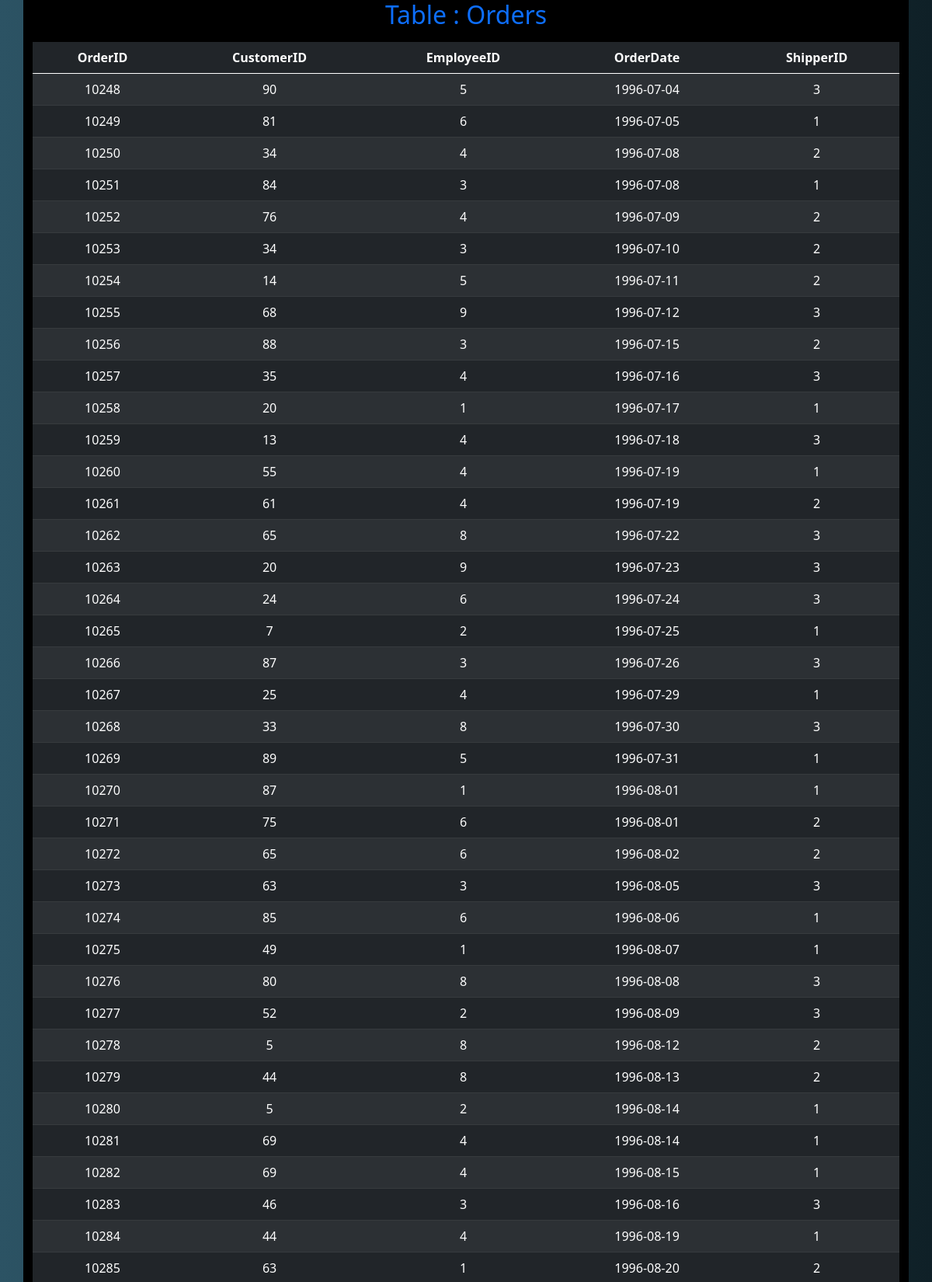
The page /orders (upper part) on the database its author committed.
### tables this page shows
CREATE TABLE Orders(
    OrderID INTEGER PRIMARY KEY AUTOINCREMENT,
    CustomerID INTEGER,
    EmployeeID INTEGER,
    OrderDate DATETIME,
    ShipperID INTEGER,
    FOREIGN KEY (EmployeeID) REFERENCES Employees (EmployeeID),
    FOREIGN KEY (CustomerID) REFERENCES Customers (CustomerID),
    FOREIGN KEY (ShipperID) REFERENCES Shippers (ShipperID)
);

### main.py (the view)
@app.get("/orders",response_class=HTMLResponse)
def orders(request:Request):
  with engine.connect() as conn:
    lista_by_body = conn.execute(model.Orders.select()).fetchall()
    names_camp = conn.execute(model.Orders.select()).keys()
    name="Orders"
  return templates.TemplateResponse("index.html",{"request":request,
                                                  "name":name,
                                                  "names_camp":names_camp,
                                                  "lista_by_body":lista_by_body})

### sql_app/templates/index.html (shortened to what this page needs)
<!DOCTYPE html>
<html lang="en">
<head>
    <link
        href="https://cdn.jsdelivr.net/npm/bootstrap@5.0.2/dist/css/bootstrap.min.css"
        rel="stylesheet"
>
</head>
<body>
    <div class="container" style="background-color: rgb(0, 0, 0);">
        <div class="container-table " style="background-color: black;">
            <h2 class="table text-center text-primary"> Table : {{ name }}</h2>
        </div>
        <table class="table table-dark table-striped">
            <thead>
                <tr>
                    {% for i in names_camp %}
                        <th class="center text-center">{{i}}</th>
                    {% endfor %}
                </tr>
            </thead>
            <tbody>
                {% for lista in lista_by_body %}
                    <tr class ="center">
                        {% for e in lista %}
                            <td class="center aling-middle text-center"> {{ e }} </td>
                        {% endfor %}
                    </tr>
                {% endfor %}
            </tbody>
        </table>
    </div>
    <link rel="stylesheet" href="{{ url_for('static', path='style.css') }}">
</body>
</html>

### static/style.css (style rules this page uses)
.center { justify-content: center; vertical-align: middle; }
body { background: #0F2027; background: -webkit-linear-gradient(to right, #2C5364, #203A43, #0F2027); background: linear-gradient(to right, #2C5364, #203A43, #0F2027); }

### rows shown on the page
Orders: OrderID "10248", lista "90" "5" "1996-07-04" "3"
Orders: OrderID "10249", lista "81" "6" "1996-07-05" "1"
Orders: OrderID "10250", lista "34" "4" "1996-07-08" "2"
Orders: OrderID "10251", lista "84" "3" "1996-07-08" "1"
Orders: OrderID "10252", lista "76" "4" "1996-07-09" "2"
Orders: OrderID "10253", lista "34" "3" "1996-07-10" "2"
Orders: OrderID "10254", lista "14" "5" "1996-07-11" "2"
Orders: OrderID "10255", lista "68" "9" "1996-07-12" "3"
Orders: OrderID "10256", lista "88" "3" "1996-07-15" "2"
Orders: OrderID "10257", lista "35" "4" "1996-07-16" "3"
Orders: OrderID "10258", lista "20" "1" "1996-07-17" "1"
Orders: OrderID "10259", lista "13" "4" "1996-07-18" "3"
Orders: OrderID "10260", lista "55" "4" "1996-07-19" "1"
Orders: OrderID "10261", lista "61" "4" "1996-07-19" "2"
Orders: OrderID "10262", lista "65" "8" "1996-07-22" "3"
Orders: OrderID "10263", lista "20" "9" "1996-07-23" "3"
Orders: OrderID "10264", lista "24" "6" "1996-07-24" "3"
Orders: OrderID "10265", lista "7" "2" "1996-07-25" "1"
Orders: OrderID "10266", lista "87" "3" "1996-07-26" "3"
Orders: OrderID "10267", lista "25" "4" "1996-07-29" "1"
Orders: OrderID "10268", lista "33" "8" "1996-07-30" "3"
Orders: OrderID "10269", lista "89" "5" "1996-07-31" "1"
Orders: OrderID "10270", lista "87" "1" "1996-08-01" "1"
Orders: OrderID "10271", lista "75" "6" "1996-08-01" "2"
Orders: OrderID "10272", lista "65" "6" "1996-08-02" "2"
Orders: OrderID "10273", lista "63" "3" "1996-08-05" "3"
Orders: OrderID "10274", lista "85" "6" "1996-08-06" "1"
Orders: OrderID "10275", lista "49" "1" "1996-08-07" "1"
Orders: OrderID "10276", lista "80" "8" "1996-08-08" "3"
Orders: OrderID "10277", lista "52" "2" "1996-08-09" "3"
Orders: OrderID "10278", lista "5" "8" "1996-08-12" "2"
Orders: OrderID "10279", lista "44" "8" "1996-08-13" "2"
Orders: OrderID "10280", lista "5" "2" "1996-08-14" "1"
Orders: OrderID "10281", lista "69" "4" "1996-08-14" "1"
Orders: OrderID "10282", lista "69" "4" "1996-08-15" "1"
Orders: OrderID "10283", lista "46" "3" "1996-08-16" "3"
Orders: OrderID "10284", lista "44" "4" "1996-08-19" "1"
Orders: OrderID "10285", lista "63" "1" "1996-08-20" "2"

### other values the page prints
{{ i }} "OrderID" "CustomerID" "EmployeeID" "OrderDate" "ShipperID"
